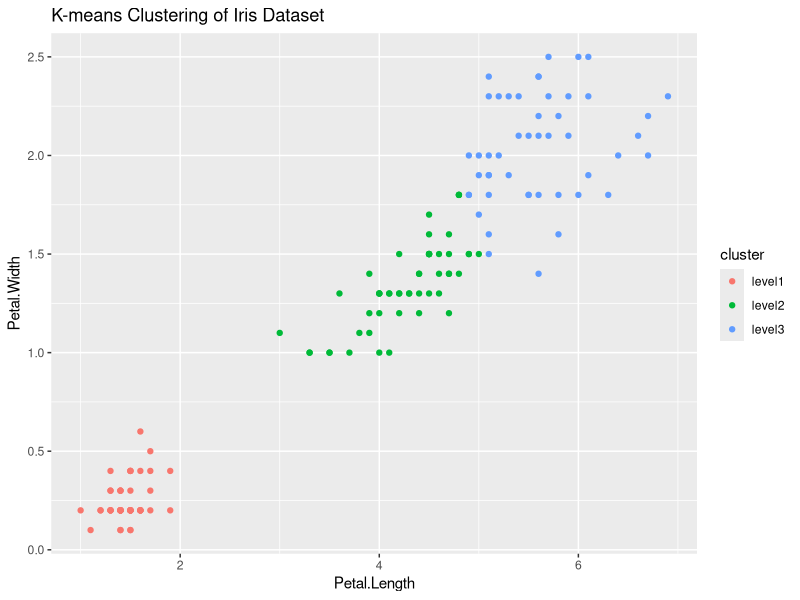
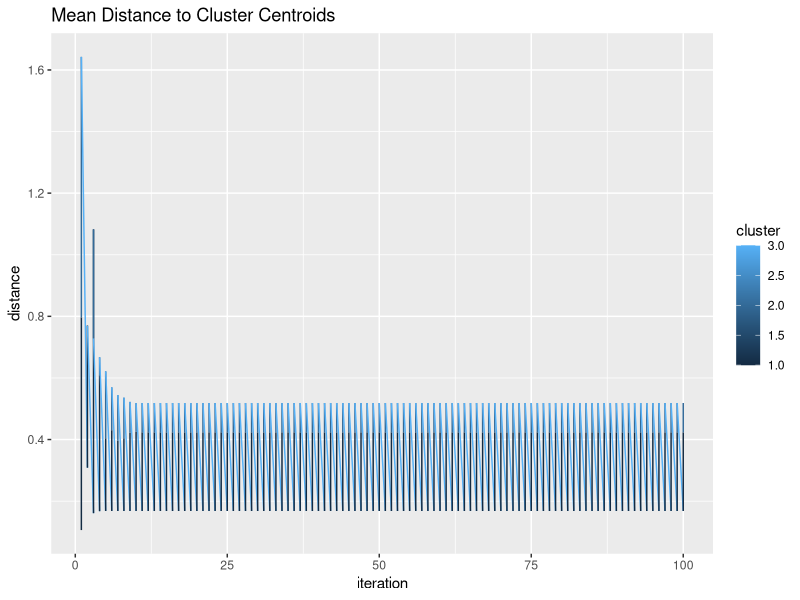

R code for these plots, in order:
# Load the iris dataset
data(iris)

# Extract the petal length and petal width columns
petal_data <- iris[, c("Petal.Length", "Petal.Width")]

# Initialize the cluster centroids randomly
set.seed(123)
k <- 3
centroids <- petal_data[sample(nrow(petal_data), k), ]

# Create a function to calculate the Euclidean distance between two points
euclidean_distance <- function(x1, x2, y1, y2) {
  sqrt((x1 - x2)^2 + (y1 - y2)^2)
}

# Perform the K-means clustering algorithm for 100 iterations
num_iterations <- 100
distance_list <- matrix(0, nrow = num_iterations, ncol = k)

cluster_assignments <- integer(nrow(petal_data))
for (i in 1:num_iterations) {
  # Assign each data point to the nearest cluster centroid
  for (j in 1:nrow(petal_data)) {
    min_distance <- 10000000
    for (c in 1:k) {
      distance <- euclidean_distance(petal_data[j, 1], centroids[c, 1], petal_data[j, 2], centroids[c, 2])
      if (distance < min_distance) {
        min_distance <- distance
        cluster_assignments[j] <- c
      }
    }
  }
  
  # Calculate the mean distance of data points to their respective cluster centroid
  for (j in 1:k) {
    distances <- numeric()
    for (r in 1:nrow(petal_data)) {
      if (cluster_assignments[r] == j) {
        distances <- c(distances, euclidean_distance(petal_data[r, 1], centroids[j, 1], petal_data[r, 2], centroids[j, 2]))
      }
    }
    distance_list[i, j] <- mean(distances)
  }
  
  # Update the cluster centroids
  for (j in 1:k) {
    cluster_members <- which(cluster_assignments == j)
    if (length(cluster_members) > 0) {
      centroids[j, ] <- colMeans(petal_data[cluster_members, ])
    }
  }
}

# Visualize the results
library(ggplot2)
iris_df <- data.frame(iris)
# Create a new column in the data frame called "cluster"
iris_df$cluster <- ifelse(cluster_assignments == 1, "level1",
                          ifelse(cluster_assignments == 2, "level2", "level3"))

# Scatter plot of petal length vs petal width with custom colors
ggplot(iris_df, aes(x = Petal.Length, y = Petal.Width, color = cluster)) +
  geom_point() +
  labs(title = "K-means Clustering of Iris Dataset")

# Line plot of mean distance to cluster centroids at each iteration
iteration_vec <- numeric()
for (i in 1:num_iterations) {
  iteration_vec <- c(iteration_vec, rep(i, k))
}

distance_df <- data.frame(iteration = rep(1:num_iterations, k), distance = c(distance_list))
distance_df$cluster <- rep(1:k, each = num_iterations)
ggplot(distance_df, aes(x = iteration, y = distance, color = cluster)) +
  geom_line() +
  labs(title = "Mean Distance to Cluster Centroids")
